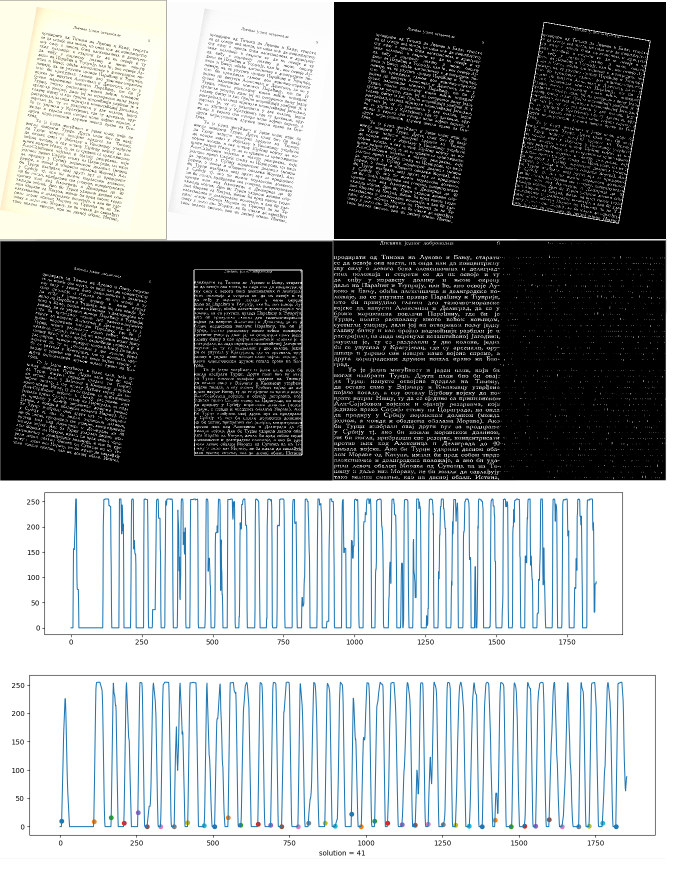
#> input picture 3 Line processor/process.png, 1353 x 1759 px (shown at 1/2 size)
$ python lines_draw.py
#> lines starting #> are read from the running program, lines starting #| are printed output that depends on the picture; after the words box and inside, x2 and y2 are one past the last pixel; in counts of white or black regions, pixels touching at a corner belong together
#> the answer given: process.png
#> further down, img is the input picture: shape (1759, 1353, 3); mean B, G, R 152.5, 151.1, 147.5
import cv2 as cv
import numpy as np
import matplotlib.pyplot as plt

def cv_plot(T):
    TRES = [cv.resize(t, (400, 700)) for t in T]
#> TRES = 1 item
    img = np.concatenate(TRES, axis=1)
#> img: shape (700, 400, 3)
    cv.imshow('image', img)
    cv.waitKey(0)
    cv.destroyAllWindows()

def count_lines(img):
    """Return the number of lines in the document."""
    # convert to black and white
    cv_plot([img])
    img_gray = cv.cvtColor(img, cv.COLOR_BGR2GRAY)
    img_bw = cv.adaptiveThreshold(img_gray, 255, cv.ADAPTIVE_THRESH_GAUSSIAN_C,
                                  cv.THRESH_BINARY_INV, 25, 29)
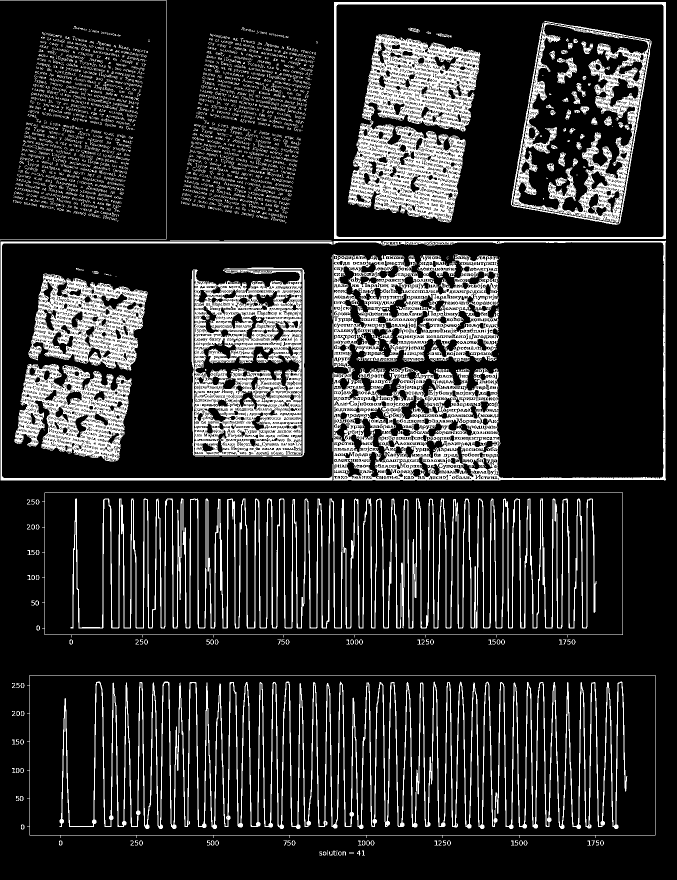
#> img_bw: shape (1759, 1353) (shown at 1/2 size); 17.9% white; 5462 white regions (5218 under 20 px), largest, box (x1, y1, x2, y2) and area: (666, 481, 1332, 961) 84241, (119, 1363, 1255, 1658) 56587, (141, 997, 1194, 1257) 53084
    # do a strong opening to remove noise and find bounding box
    img_bw_denoise = cv.morphologyEx(img_bw.copy(), cv.MORPH_OPEN, np.ones((3, 3), np.uint8))
#> img_bw_denoise: shape (1759, 1353); 10.3% white; 2183 white regions (558 under 20 px), largest, box (x1, y1, x2, y2) and area: (668, 4, 1332, 478) 10648, (1, 483, 665, 961) 7417, (700, 356, 915, 437) 6308
    white_pixels = np.where(img_bw_denoise == 255)
#> white_pixels = 245915 positions, rows 4 to 1657, columns 1 to 1331
    coords = np.column_stack((white_pixels[1], white_pixels[0]))
#> coords = 245915 pairs, first value 1 to 1331, second value 4 to 1657
    rect = cv.minAreaRect(coords)
#> rect = ((666, 830.5), (1653, 1330), -90)
    box = np.int0(np.around(cv.boxPoints(rect)))
#> box = [[1331, 1657], [1, 1657], [1, 4], [1331, 4]]
    cv.drawContours(img_bw_denoise,[box],0,255,5)
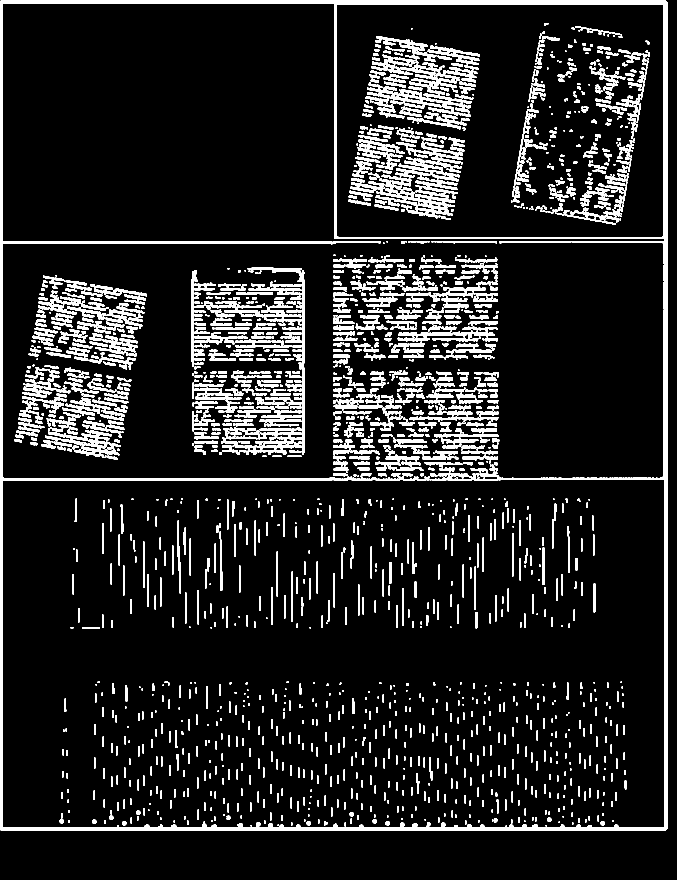
#> img_bw_denoise: shape (1759, 1353) (shown at 1/2 size); 11.6% white; 2151 white regions (556 under 20 px), largest, box (x1, y1, x2, y2) and area: (0, 1, 1335, 1661) 53556, (700, 356, 915, 437) 6308, (743, 119, 955, 178) 3910
    cv_plot([img_gray, img_bw, img_bw_denoise])
    # create a rotation matrix to fix skew
    ang = -(90 + rect[2]) if rect[2] < -45 else -rect[2]
#> ang = 0
    (height, width) = img_bw_denoise.shape[:2]
#> height = 1759; width = 1353
    center = (width // 2, height // 2)
#> center = (676, 879)
    matrix = cv.getRotationMatrix2D(center, -ang, 1.0)
#> matrix = [[1, 0, 0], [0, 1, 0]]
    # do a weaker opening and rotate the image
    img_bw_curr = cv.morphologyEx(img_bw, cv.MORPH_OPEN, np.ones((2, 2), np.uint8))
#> img_bw_curr: shape (1759, 1353); 15.1% white; 1861 white regions (1556 under 20 px), largest, box (x1, y1, x2, y2) and area: (668, 483, 1333, 962) 27537, (697, 243, 932, 446) 21593, (731, 71, 962, 264) 20256
    box_rotated = cv.transform(np.array([box]), matrix)
#> box_rotated = [[1331, 1657], [1, 1657], [1, 4], [1331, 4]]
    img_bw_rot = cv.warpAffine(img_bw_curr, matrix, (width, height),
                               flags=cv.INTER_CUBIC, borderMode=cv.BORDER_REPLICATE)
    img_bw_rot2 = img_bw_rot.copy()
    cv.drawContours(img_bw_rot2,[box_rotated],0,255,5)
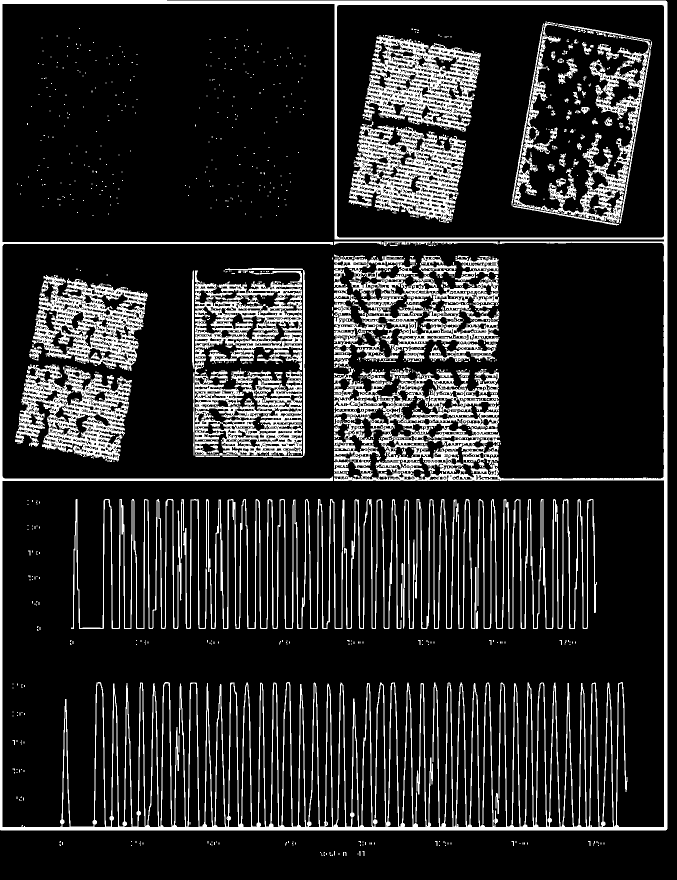
#> img_bw_rot2: shape (1759, 1353) (shown at 1/2 size); 16.3% white; 1848 white regions (1553 under 20 px), largest, box (x1, y1, x2, y2) and area: (0, 0, 1335, 1661) 131769, (697, 243, 932, 446) 21593, (731, 71, 962, 264) 20256
    cv_plot([img_bw_curr, img_bw_rot2])
#> in cv_plot (call 3), `TRES = [cv.resize(t, (400, 700)) for t in T]`: TRES = 2 items
#> in cv_plot (call 3), `img = np.concatenate(TRES, axis=1)`:
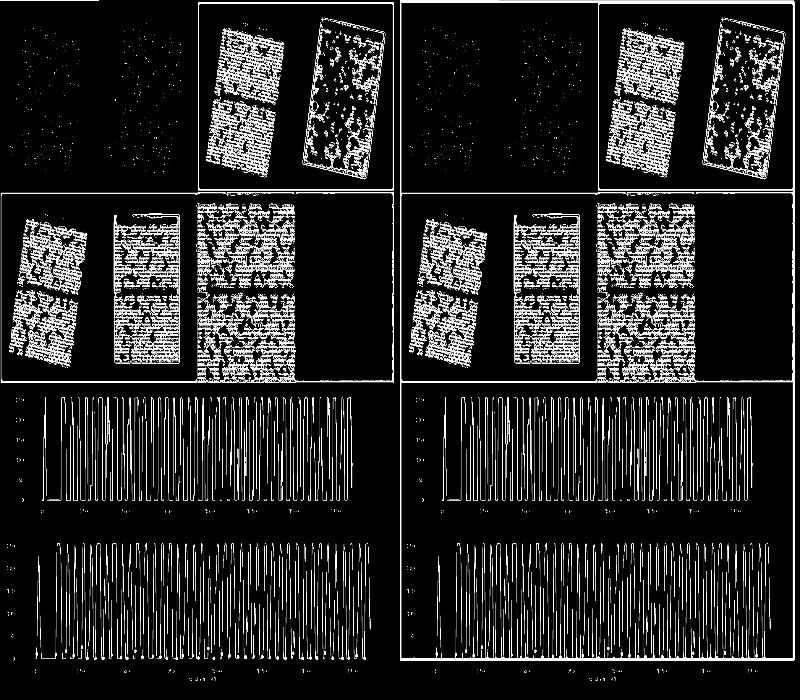
#> img: shape (700, 800); min 0, max 255, mean 40.1
    # crop the image, remove parts outside the bounding box
    top_left = np.min(np.min(box_rotated, axis=1), axis=0)
#> top_left = [1, 4]
    bot_right = np.max(np.max(box_rotated, axis=1), axis=0)
#> bot_right = [1331, 1657]
    img_cropped = img_bw_rot[top_left[1]:bot_right[1], top_left[0]:bot_right[0]]
#> img_cropped: shape (1653, 1330); 16.2% white; 1791 white regions (1492 under 20 px), largest, box (x1, y1, x2, y2) and area: (667, 479, 1330, 958) 27063, (696, 239, 931, 442) 21593, (730, 67, 961, 260) 20256
    # do a vertical erosion to separate lines
    img_final = cv.erode(img_cropped, np.ones((15, 1), np.uint8), iterations=1)
#> img_final: shape (1653, 1330); 4.5% white in thin lines or dots
    cv_plot([img_cropped, img_final])
#> in cv_plot (call 4), `img = np.concatenate(TRES, axis=1)`:
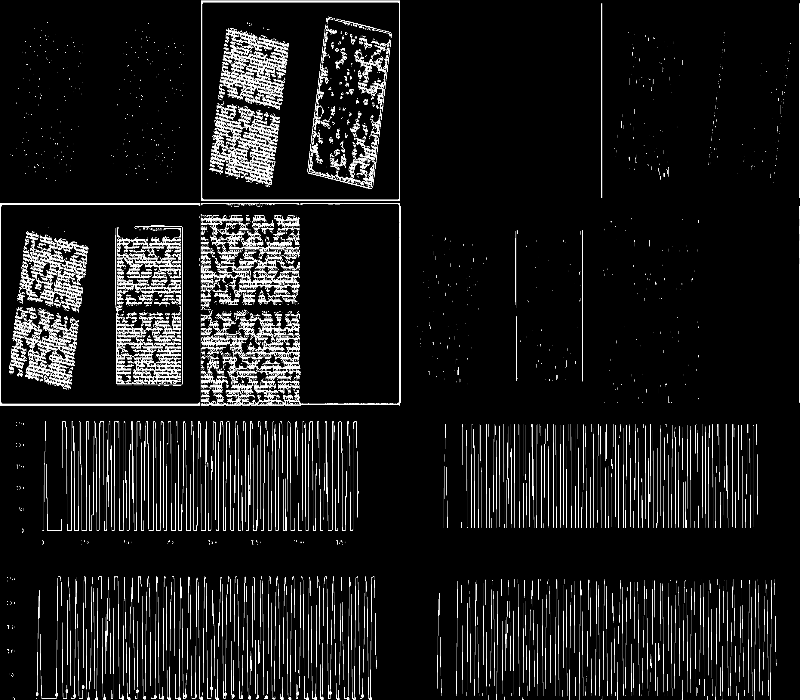
#> img: shape (700, 800); min 0, max 255, mean 26.5
    # extract the average of lightest 4 pixels from every row
    # this way short rows don't have a disadvantage but we are less
    # resistant to noise, so we have to do good noise removal
    vals = []
    for row in img_final:
        ind = np.argpartition(row, -4)[-4:]
        avg_good = np.average(row[ind])
        vals.append(int(np.around(avg_good)))
#> this loop made 1653 passes
#> (ind, avg_good) on passes 1 to 3: ([443, 445, 444, 1329], 0), ([443, 445, 444, 1329], 0), ([443, 445, 444, 1329], 0)
#> after the loop, vals = 1653 values, max 255 at index 8, min 0 at index 0, mean 224.6
    plt.plot(vals)
    plt.show()
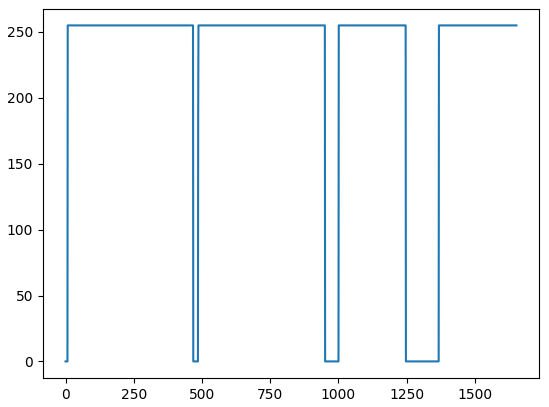
#> figure drawn by matplotlib, 1 panel; curve peaks at x = 8, y = 255
    # do some trivial smoothing
    vals_smooth = []
    for i, _ in enumerate(vals):
        left = max(0, i-3)
        right = min(len(vals), i+3+1)
        vals_smooth.append(np.average(vals[left:right]))
#> this loop made 1653 passes
#> left on passes 1 to 3: 0, 0, 0
#> after the loop, vals_smooth = 1653 values, max 255 at index 11, min 0 at index 0, mean 224.6
    # count rising edges and return the result
    plt.plot(vals_smooth)
    cnt = 0
    for i, val_i in enumerate(vals_smooth):
        if val_i > 0 and (i == 0 or vals_smooth[i-1] == 0):
            cnt += 1
            plt.scatter(i, val_i, marker='o')
#> this loop made 1653 passes
#> val_i on passes 1 to 12: 0, 0, 0, 0, 0, 36.43, 72.86, 109.3, 145.7, 182.1, 218.6, 255
#> after the loop, cnt = 4
    plt.xlabel('solution = ' + str(cnt))
    plt.show()
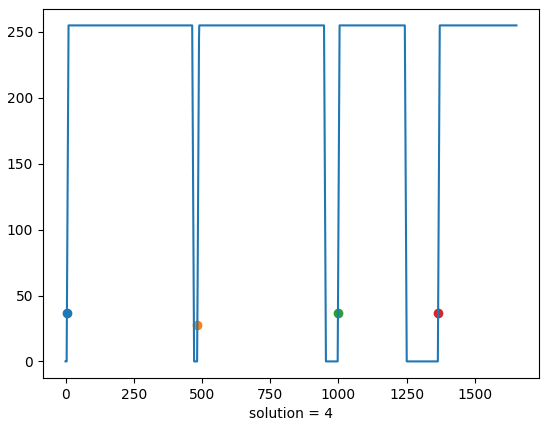
#> figure drawn by matplotlib, 1 panel; curve peaks at x = 11, y = 255
    return cnt

if __name__ == "__main__":
    in_file = raw_input()
    img = cv.imread(in_file)
    print(count_lines(img))
#| 4
